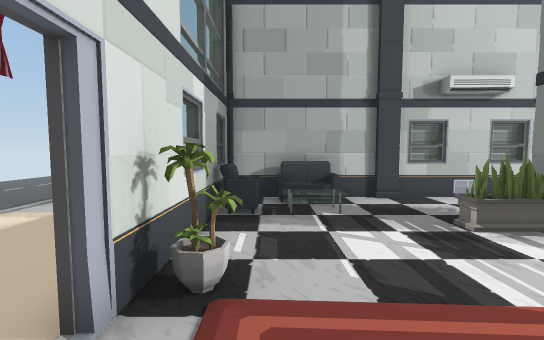
View 1 (above)

22 first-person views from a walk through a scene from a Unity 3-D project. The camera is 1.4 m above the floor, tilts 4° down and sees 90° across. Doors are open. The floor is counted in squares, 1 m on a side. Each view is taken from the middle of a square. On the plan, view 1 faces up. The plan holds only what a view shows up to about 13 squares ahead; the rest is blank. The place goes on beyond the plan. Some animated figures are not drawn. Some surface patterns are stand-ins.

View 2
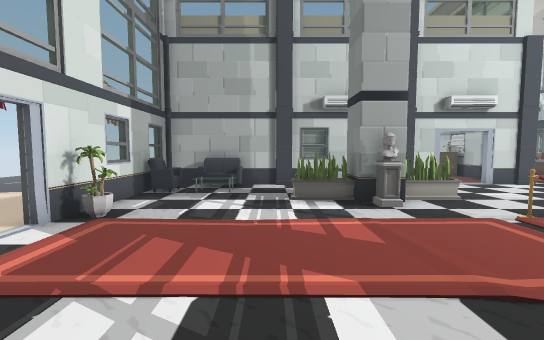

View 3
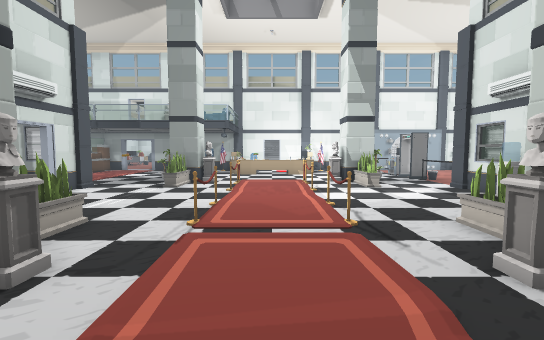

View 4
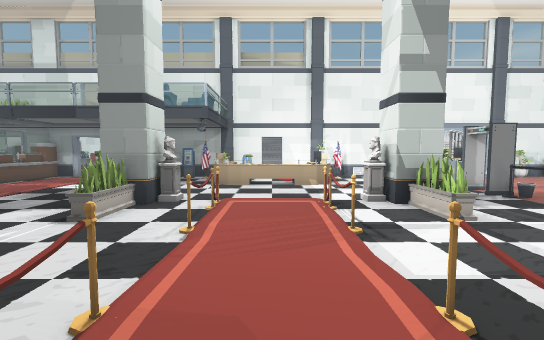

View 5
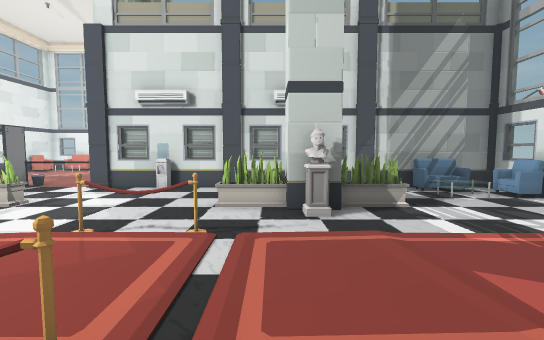

View 6
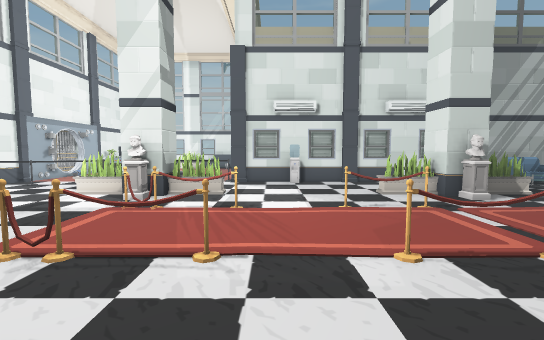

View 7
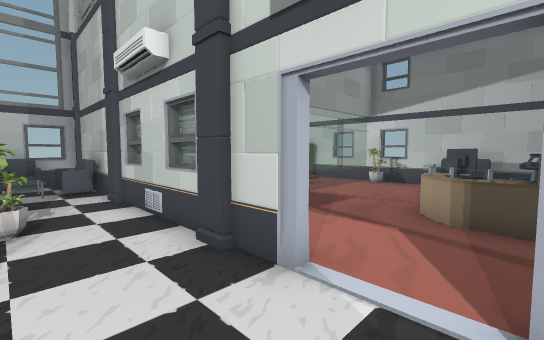

View 8
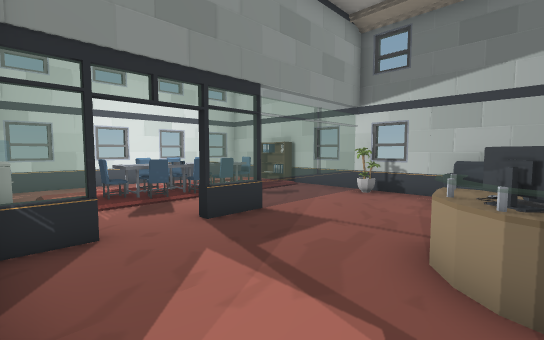

View 9
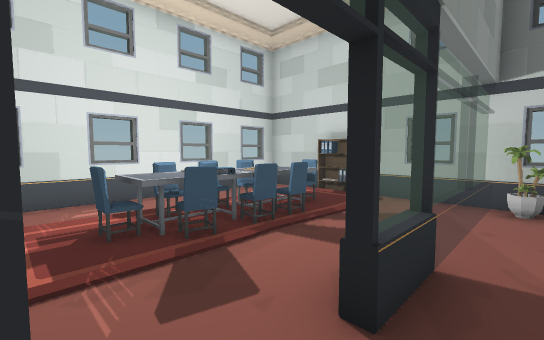

View 10
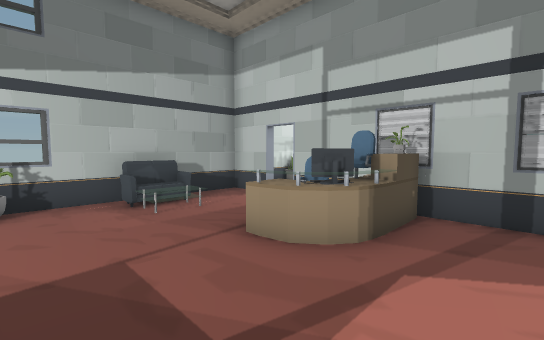

View 11
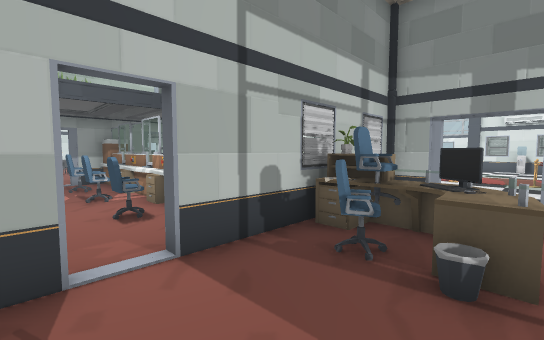

View 12
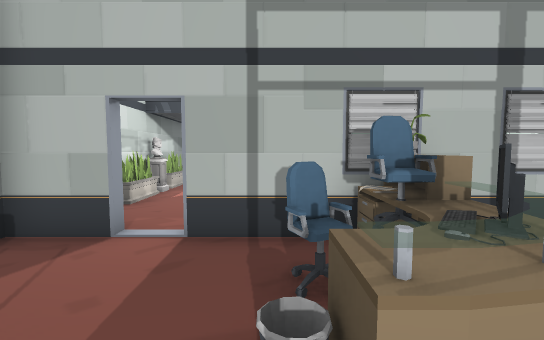

View 13
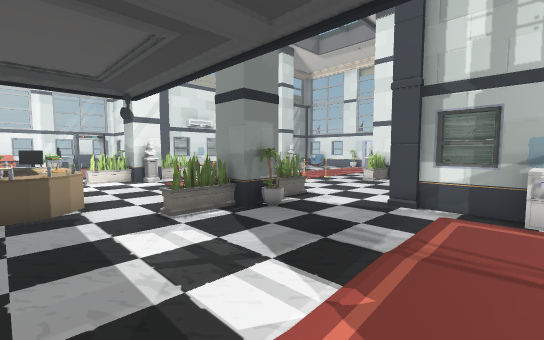

View 14
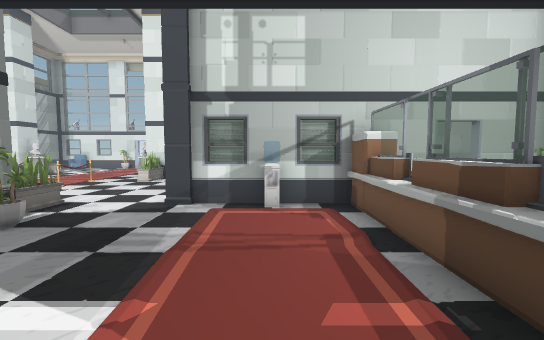

View 15
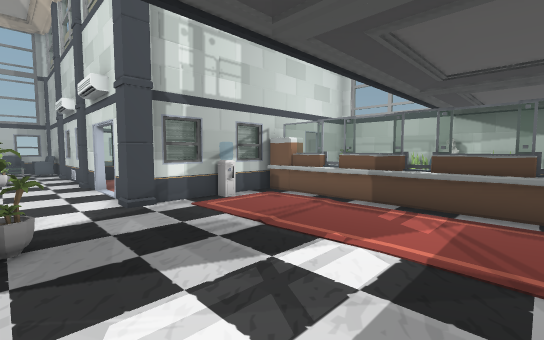

View 16
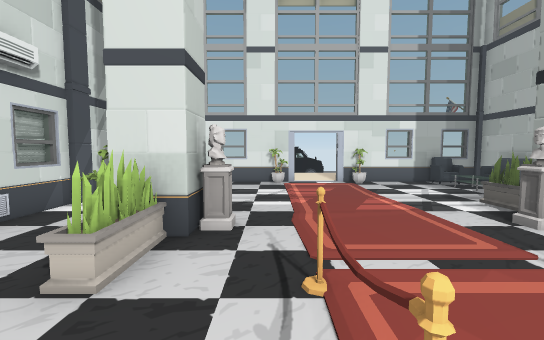

View 17
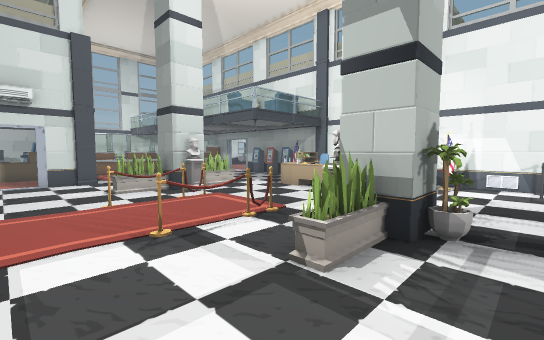

View 18
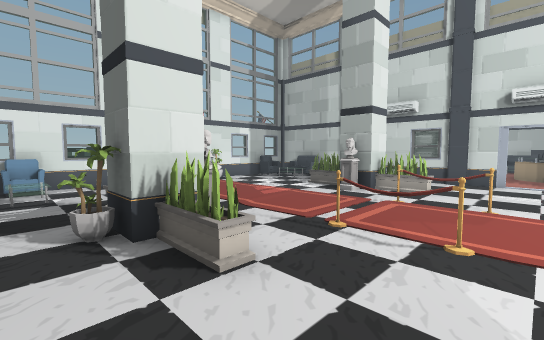

View 19
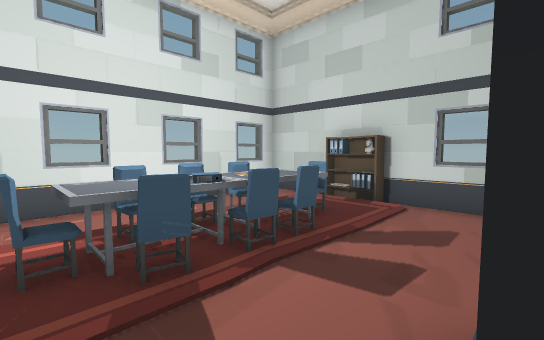

View 20
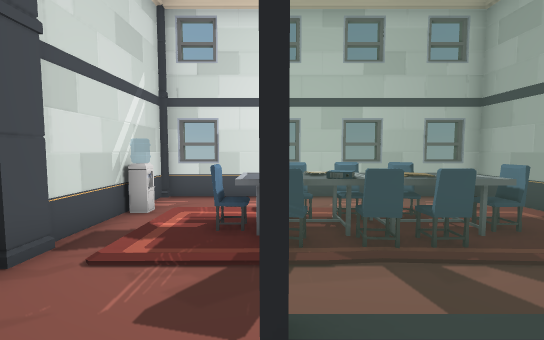

View 21
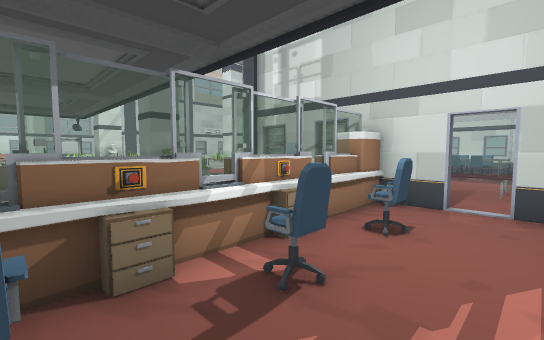

View 22
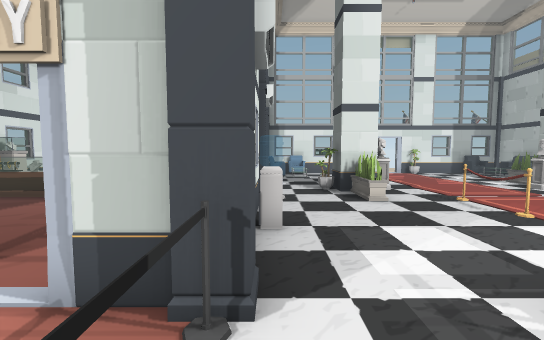

### Floor plan
Ten units are one square. View 1 is at (0, 0); x grows to the right and y downward. Boxes are objects, and circles mark ways between rooms. Rooms are numbered by the first view taken in them; rooms with no view inside come last. Other rooms are left out.
<svg viewBox="-20 -190 240 275">
<path fill="none" stroke="#000" d="M154 -42 154 -56M126 -84 119 -84M100 -88 100 -84 94 -84M54 -44 54 -57M76 -84 37 -84M76 -86 66 -86M137 -102 134 -102 134 -94M154 38 154 23M54 -86 43 -86M117 66 125 66M137 -125 137 -94M94 63 125 63M32 -84 15 -84M66 66 76 66M41 66 51 66M137 -154 137 -144M-3 -60 -11 -60M-13 -1 -13 63 76 63M-13 -74 -13 -19M137 -184 137 -166M176 -184 149 -184M215 -184 195 -184M-3 -68 -8 -68 -8 -61M-3 -70 -3 -60M-8 41 -8 48 -3 48M-11 40 -3 40 -3 50M115 -128 123 -129M115 -127 125 -127M61 -136 61 -120M117 -124 117 -129M121 -124 121 -129M133 -134 133 -154M61 -101 61 -89M133 -166 133 -184 60 -184M119 -87 125 -87M133 -95 133 -115M117 -125 122 -128M112 -118 108 -119M115 -119 115 -128M115 -118 109 -119 103 -123M61 -120 58 -120M15 -84 -13 -84M-12 -87 26 -87M11 -184 -13 -184 -13 -74M60 -184 35 -184M120 -125 117 -129M133 -115 133 -134"/>
<rect x="5" y="55" width="10" height="10" fill="#bbb"><title>sofa</title></rect>
<rect x="25" y="55" width="10" height="10" fill="#bbb"><title>pillar</title></rect>
<rect x="35" y="25" width="10" height="10" fill="#bbb"><title>plant</title></rect>
<rect x="35" y="-55" width="10" height="10" fill="#bbb"><title>plant</title></rect>
<rect x="55" y="35" width="10" height="10" fill="#bbb"><title>plant</title></rect>
<rect x="55" y="25" width="10" height="10" fill="#bbb"><title>pillar</title></rect>
<rect x="55" y="15" width="10" height="10" fill="#bbb"><title>pillar</title></rect>
<rect x="55" y="-45" width="10" height="10" fill="#bbb"><title>pillar</title></rect>
<rect x="55" y="-55" width="10" height="10" fill="#bbb"><title>pillar</title></rect>
<rect x="55" y="-65" width="10" height="10" fill="#bbb"><title>plant</title></rect>
<rect x="65" y="25" width="10" height="10" fill="#bbb"><title>plant</title></rect>
<rect x="65" y="-55" width="10" height="10" fill="#bbb"><title>plant</title></rect>
<rect x="75" y="55" width="20" height="10" fill="#bbb"><title>pillar</title></rect>
<rect x="75" y="5" width="10" height="10" fill="#bbb"><title>other object</title></rect>
<rect x="75" y="-25" width="10" height="10" fill="#bbb"><title>other object</title></rect>
<rect x="75" y="-95" width="20" height="20" fill="#bbb"><title>pillar</title></rect>
<rect x="85" y="5" width="20" height="10" fill="#bbb"><title>barrier</title></rect>
<rect x="85" y="-25" width="20" height="10" fill="#bbb"><title>barrier</title></rect>
<rect x="105" y="55" width="10" height="10" fill="#bbb"><title>water cooler</title></rect>
<rect x="125" y="55" width="20" height="20" fill="#bbb"><title>pillar</title></rect>
<rect x="125" y="5" width="10" height="10" fill="#bbb"><title>other object</title></rect>
<rect x="125" y="-5" width="10" height="10" fill="#bbb"><title>barrier</title></rect>
<rect x="125" y="-25" width="20" height="10" fill="#bbb"><title>barrier</title></rect>
<rect x="125" y="-85" width="10" height="10" fill="#bbb"><title>pillar</title></rect>
<rect x="125" y="-95" width="20" height="10" fill="#bbb"><title>pillar</title></rect>
<rect x="135" y="25" width="10" height="10" fill="#bbb"><title>plant</title></rect>
<rect x="135" y="-55" width="10" height="10" fill="#bbb"><title>plant</title></rect>
<rect x="135" y="-115" width="10" height="10" fill="#bbb"><title>water cooler</title></rect>
<rect x="135" y="-145" width="30" height="20" fill="#bbb"><title>desk</title></rect>
<rect x="145" y="65" width="20" height="10" fill="#bbb"><title>barrier</title></rect>
<rect x="145" y="-5" width="10" height="10" fill="#bbb"><title>other object</title></rect>
<rect x="145" y="-15" width="10" height="10" fill="#bbb"><title>barrier</title></rect>
<rect x="145" y="-25" width="10" height="10" fill="#bbb"><title>barrier</title></rect>
<rect x="155" y="35" width="10" height="10" fill="#bbb"><title>plant</title></rect>
<rect x="155" y="25" width="10" height="10" fill="#bbb"><title>pillar</title></rect>
<rect x="155" y="15" width="10" height="10" fill="#bbb"><title>pillar</title></rect>
<rect x="155" y="-5" width="10" height="10" fill="#bbb"><title>other object</title></rect>
<rect x="155" y="-45" width="10" height="10" fill="#bbb"><title>pillar</title></rect>
<rect x="155" y="-55" width="10" height="10" fill="#bbb"><title>pillar</title></rect>
<rect x="155" y="-65" width="10" height="10" fill="#bbb"><title>plant</title></rect>
<rect x="155" y="-155" width="10" height="10" fill="#bbb"><title>other object</title></rect>
<rect x="165" y="55" width="10" height="20" fill="#bbb"><title>other object</title></rect>
<rect x="165" y="25" width="10" height="10" fill="#bbb"><title>plant</title></rect>
<rect x="165" y="-55" width="10" height="10" fill="#bbb"><title>plant</title></rect>
<rect x="165" y="-135" width="20" height="10" fill="#bbb"><title>desk</title></rect>
<rect x="165" y="-145" width="20" height="10" fill="#bbb"><title>drawers</title></rect>
<rect x="175" y="55" width="20" height="20" fill="#bbb"><title>other object</title></rect>
<rect x="175" y="-185" width="10" height="10" fill="#bbb"><title>plant</title></rect>
<rect x="185" y="-145" width="20" height="20" fill="#bbb"><title>desk</title></rect>
<rect x="185" y="-155" width="10" height="10" fill="#bbb"><title>other object</title></rect>
<rect x="185" y="-185" width="10" height="10" fill="#bbb"><title>plant</title></rect>
<rect x="195" y="45" width="20" height="20" fill="#bbb"><title>other object</title></rect>
<rect x="195" y="5" width="20" height="10" fill="#bbb"><title>computer</title></rect>
<rect x="195" y="-25" width="10" height="30" fill="#bbb"><title>desk</title></rect>
<rect x="195" y="-45" width="20" height="20" fill="#bbb"><title>desk</title></rect>
<rect x="195" y="-155" width="10" height="10" fill="#bbb"><title>drawers</title></rect>
<rect x="205" y="15" width="10" height="10" fill="#bbb"><title>desk</title></rect>
<rect x="205" y="-35" width="10" height="10" fill="#bbb"><title>other object</title></rect>
<rect x="205" y="-155" width="10" height="10" fill="#bbb"><title>other object</title></rect>
<rect x="105" y="-135" width="10" height="10" fill="#bbb"><title>computer</title></rect>
<rect x="115" y="-145" width="10" height="10" fill="#bbb"><title>other object</title></rect>
<rect x="5" y="-85" width="10" height="10" fill="#bbb"><title>sofa</title></rect>
<rect x="5" y="-95" width="10" height="10" fill="#bbb"><title>water cooler</title></rect>
<rect x="5" y="-125" width="10" height="10" fill="#bbb"><title>other object</title></rect>
<rect x="5" y="-135" width="10" height="10" fill="#bbb"><title>other object</title></rect>
<rect x="5" y="-155" width="10" height="10" fill="#bbb"><title>other object</title></rect>
<rect x="15" y="-135" width="20" height="30" fill="#bbb"><title>table</title></rect>
<rect x="15" y="-165" width="20" height="30" fill="#bbb"><title>table</title></rect>
<rect x="25" y="-95" width="10" height="10" fill="#bbb"><title>pillar</title></rect>
<rect x="125" y="-125" width="10" height="10" fill="#bbb"><title>plant</title></rect>
<rect x="125" y="-135" width="10" height="10" fill="#bbb"><title>other object</title></rect>
<circle cx="100" cy="-90" r="3" fill="#2a7"/>
<circle cx="110" cy="-85" r="3" fill="#2a7"/>
<circle cx="120" cy="-90" r="3" fill="#2a7"/>
<circle cx="135" cy="-160" r="3" fill="#2a7"/>
<circle cx="55" cy="-100" r="3" fill="#2a7"/>
<circle cx="55" cy="-110" r="3" fill="#2a7"/>
<circle cx="55" cy="-120" r="3" fill="#2a7"/>
<circle cx="120" cy="-110" r="3" fill="#2a7"/>
<text x="120" y="-30">1</text>
<text x="90" y="-140">2</text>
<text x="20" y="-130">3</text>
<text x="130" y="-130">4</text>
</svg>
Room 1 opens to room 2. Room 2 opens to room 3. Room 2 opens to room 4.

Where each view was taken, in squares from view 1:
view 1: 0 up, 0 right, facing up
view 2: 3 down, 3 right, facing up
view 3: 1 up, 3 right, facing right
view 4: 1 up, 8 right, facing right
view 5: 4 up, 7 right, facing down
view 6: 6 up, 12 right, facing down
view 7: 6 up, 12 right, facing up-left
view 8: 9 up, 11 right, facing up-left
view 9: 10 up, 7 right, facing up-left
view 10: 10 up, 7 right, facing up-right
view 11: 17 up, 10 right, facing down-right
view 12: 14 up, 9 right, facing right
view 13: 11 up, 21 right, facing down-left
view 14: 11 up, 21 right, facing left
view 15: 6 up, 21 right, facing up-left
view 16: 1 down, 11 right, facing left
view 17: 5 down, 11 right, facing up-right
view 18: 5 down, 11 right, facing up-left
view 19: 11 up, 6 right, facing up-left
view 20: 12 up, 7 right, facing left
view 21: 17 up, 21 right, facing down-left
view 22: 6 down, 16 right, facing left
